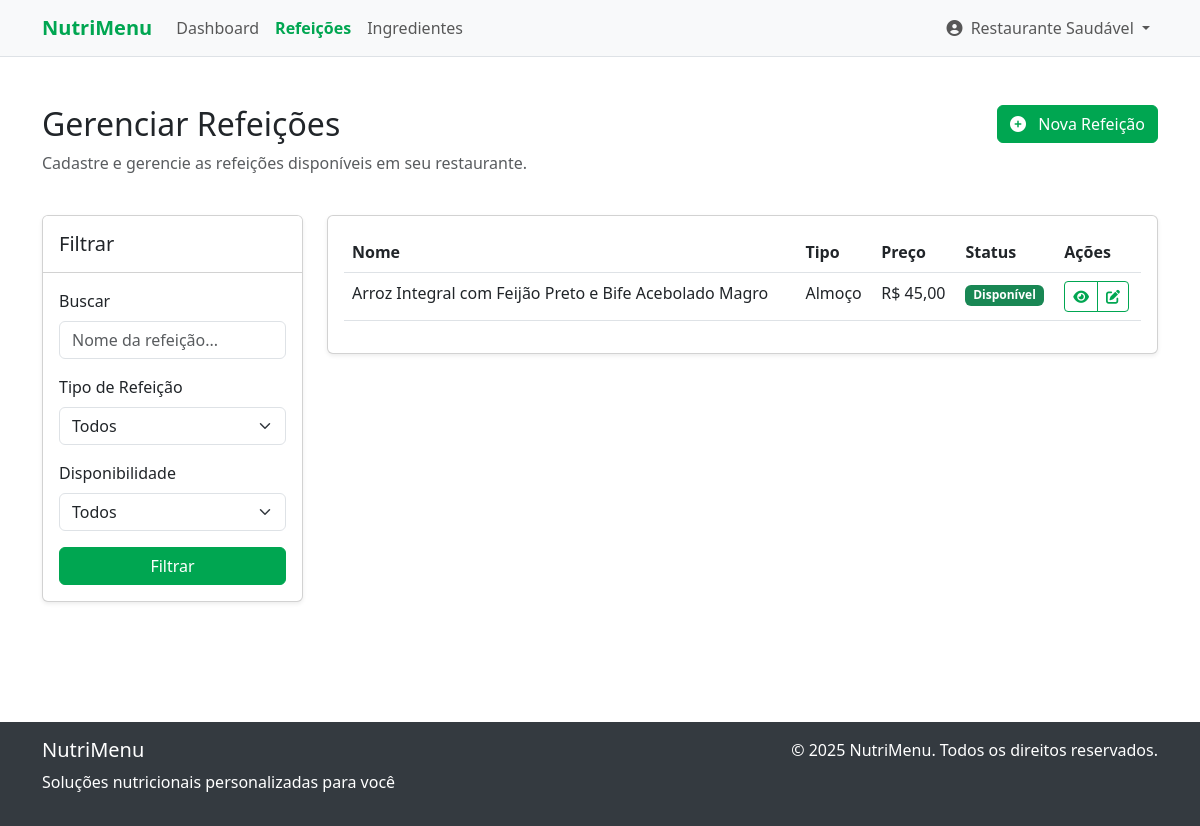
/restaurant/meals (signed in), run on the app's committed database.
### tables this page shows
CREATE TABLE restaurant_profiles (
    id INTEGER PRIMARY KEY AUTOINCREMENT,
    user_id INTEGER NOT NULL,
    cnpj TEXT NOT NULL, -- Brazilian company ID
    address TEXT NOT NULL,
    phone TEXT NOT NULL,
    description TEXT,
    delivery_areas TEXT,
    created_at DATETIME DEFAULT CURRENT_TIMESTAMP,
    updated_at DATETIME DEFAULT CURRENT_TIMESTAMP,
    FOREIGN KEY (user_id) REFERENCES users(id) ON DELETE CASCADE
);

CREATE TABLE users (
    id INTEGER PRIMARY KEY AUTOINCREMENT,
    name TEXT NOT NULL,
    email TEXT NOT NULL UNIQUE,
    password TEXT NOT NULL,
    role TEXT NOT NULL DEFAULT 'user', -- 'admin', 'nutritionist', 'restaurant', 'user'
    created_at DATETIME DEFAULT CURRENT_TIMESTAMP,
    updated_at DATETIME DEFAULT CURRENT_TIMESTAMP
);

CREATE TABLE meals (
    id INTEGER PRIMARY KEY AUTOINCREMENT,
    restaurant_id INTEGER NOT NULL,
    name TEXT NOT NULL,
    description TEXT,
    price REAL NOT NULL,
    available BOOLEAN DEFAULT 1,
    meal_type TEXT, -- 'breakfast', 'lunch', 'dinner', 'snack'
    created_at DATETIME DEFAULT CURRENT_TIMESTAMP,
    updated_at DATETIME DEFAULT CURRENT_TIMESTAMP,
    FOREIGN KEY (restaurant_id) REFERENCES restaurant_profiles(id) ON DELETE CASCADE
);

### src/controllers/RestaurantController.php (called while the page is built, shortened)
<?php
require_once __DIR__ . '/../models/RestaurantProfile.php';
require_once __DIR__ . '/../models/Meal.php';
require_once __DIR__ . '/../utils/Auth.php';
class RestaurantController
{
    private $restaurantModel;
    private $mealModel;
    private $auth;
    public function __construct()
    {
        $this->restaurantModel = new RestaurantProfile();
        $this->mealModel = new Meal();
        $this->auth = Auth::getInstance();
    }
    public function meals()
    {
        $userId = $this->auth->getUserId();
        $restaurant = $this->restaurantModel->getByUserId($userId);
        $filter = [
            'meal_type' => $_GET['meal_type'] ?? '',
            'available' => isset($_GET['available']) ? (bool)$_GET['available'] : null,
            'search' => $_GET['search'] ?? ''
        ];
        $meals = $this->mealModel->getByRestaurantId($restaurant['id'], $filter);
        view('restaurant/meals', [
            'restaurant' => $restaurant,
            'meals' => $meals,
            'filter' => $filter
        ]);
    }
}

### public/index.php (called while the page is built, shortened)
<?php
require_once __DIR__ . '/../src/init.php';
$controllerFiles = glob(__DIR__ . '/../src/controllers/*.php');
foreach ($controllerFiles as $controller) {
    require_once $controller;
}
$route = getCurrentRoute();
list($controller, $method) = explode('::', $routes[$route]);
$controller = new $controller();
$controller->$method();

### src/config/database.php (called while the page is built, shortened)
<?php
class Database {
    private static $instance = null;
    private $conn;
    private function __construct() {
        $dbPath = __DIR__ . '/../../database/nutrition.db';
        try {
            $this->conn = new SQLite3($dbPath);
            $this->conn->enableExceptions(true);
        } catch (Exception $e) {
            die("Database connection error: " . $e->getMessage());
        }
    }
    public static function getInstance() {
        if (self::$instance === null) {
            self::$instance = new self();
        }
        return self::$instance;
    }
    public function query($sql, $params = []) {
        try {
            $stmt = $this->conn->prepare($sql);
            if (!empty($params)) {
                foreach ($params as $param => $value) {
                    if (is_int($value)) {
                        $stmt->bindValue($param, $value, SQLITE3_INTEGER);
                    } else if (is_float($value)) {
                        $stmt->bindValue($param, $value, SQLITE3_FLOAT);
                    } else if (is_null($value)) {
                        $stmt->bindValue($param, null, SQLITE3_NULL);
                    } else {
                        $stmt->bindValue($param, $value, SQLITE3_TEXT);
                    }
                }
            }
            $result = $stmt->execute();
            return $result;
        } catch (Exception $e) {
            die("Query execution error: " . $e->getMessage());
        }
    }
    public function fetchAll($sql, $params = []) {
        $result = $this->query($sql, $params);
        $rows = [];
        while ($row = $result->fetchArray(SQLITE3_ASSOC)) {
            $rows[] = $row;
        }
        return $rows;
    }
    public function fetchOne($sql, $params = []) {
        $result = $this->query($sql, $params);
        return $result->fetchArray(SQLITE3_ASSOC);
    }
}

### src/utils/Auth.php (called while the page is built, shortened)
<?php
class Auth {
    private static $instance = null;
    public static function getInstance() {
        if (self::$instance === null) {
            self::$instance = new self();
        }
        return self::$instance;
    }
    public function isLoggedIn() {
        return isset($_SESSION['logged_in']) && $_SESSION['logged_in'] === true;
    }
    public function getUserId() {
        return isset($_SESSION['user_id']) ? $_SESSION['user_id'] : null;
    }
    public function getUser() {
        return [
            'id' => $_SESSION['user_id'],
            'name' => $_SESSION['user_name'],
            'email' => $_SESSION['user_email'],
            'role' => $_SESSION['user_role']
        ];
    }
}

### src/models/RestaurantProfile.php (called while the page is built, shortened)
<?php
require_once __DIR__ . '/../config/database.php';
class RestaurantProfile {
    private $db;
    public function __construct() {
        $this->db = Database::getInstance();
    }
    public function getByUserId($userId) {
        $sql = "SELECT rp.*, u.name, u.email
                FROM restaurant_profiles rp
                JOIN users u ON rp.user_id = u.id
                WHERE rp.user_id = :user_id";
        return $this->db->fetchOne($sql, [':user_id' => $userId]);
    }
}

### src/models/Meal.php (called while the page is built, shortened)
<?php
require_once __DIR__ . '/../config/database.php';
class Meal
{
    private $db;
    public function __construct()
    {
        $this->db = Database::getInstance();
    }
    public function getByRestaurantId($restaurantId, $filter = null)
    {
        $sql = "SELECT * FROM meals WHERE restaurant_id = :restaurant_id";
        $params = [':restaurant_id' => $restaurantId];
        $sql .= " ORDER BY name ASC";
        return $this->db->fetchAll($sql, $params);
    }
}

### src/utils/Formatter.php (called while the page is built, shortened)
<?php
class Formatter {
    public static function formatCurrency($value) {
        return 'R$ ' . number_format($value, 2, ',', '.');
    }
    public static function getMealTypeName($mealType) {
        $types = [
            'breakfast' => 'Café da manhã',
            'lunch' => 'Almoço',
            'dinner' => 'Jantar',
            'snack' => 'Lanche'
        ];
        return isset($types[$mealType]) ? $types[$mealType] : $mealType;
    }
}

### src/views/restaurant/meals.php (the view, shortened to what this page needs)
<div class="container my-5">
    <div class="row mb-4">
        <div class="col-md-8">
            <h2>Gerenciar Refeições</h2>
            <p class="text-muted">Cadastre e gerencie as refeições disponíveis em seu restaurante.</p>
        </div>
        <div class="col-md-4 text-md-end">
            <a href="/restaurant/meals/create" class="btn btn-primary">
                <i class="fas fa-plus-circle me-2"></i> Nova Refeição
            </a>
        </div>
    </div>
    <div class="row">
        <div class="col-md-3 mb-4">
            <div class="card shadow-sm">
                <div class="card-header bg-white py-3">
                    <h5 class="card-title mb-0">Filtrar</h5>
                </div>
                <div class="card-body">
                    <form method="GET" action="/restaurant/meals">
                        <div class="mb-3">
                            <label for="search" class="form-label">Buscar</label>
                            <input type="text" class="form-control" id="search" name="search" value="<?= $filter['search'] ?? '' ?>" placeholder="Nome da refeição...">
                        </div>
                        <div class="mb-3">
                            <label for="meal_type" class="form-label">Tipo de Refeição</label>
                            <select class="form-select" id="meal_type" name="meal_type">
                                <option value="">Todos</option>
                            </select>
                        </div>
                        <div class="mb-3">
                            <label for="available" class="form-label">Disponibilidade</label>
                            <select class="form-select" id="available" name="available">
                                <option value="">Todos</option>
                            </select>
                        </div>
                        <div class="d-grid">
                            <button type="submit" class="btn btn-primary">Filtrar</button>
                        </div>
                    </form>
                </div>
            </div>
        </div>
        <div class="col-md-9">
            <div class="card shadow-sm">
                <div class="card-body">
                    <?php if (empty($meals)): ?>
                        <div class="text-center py-5">
                            <i class="fas fa-utensils fa-3x text-muted mb-3"></i>
                            <h5>Nenhuma refeição encontrada</h5>
                            <p class="text-muted">Comece adicionando uma nova refeição ao seu cardápio.</p>
                            <a href="/restaurant/meals/create" class="btn btn-primary mt-2">
                                <i class="fas fa-plus-circle me-2"></i> Nova Refeição
                            </a>
                        </div>
                    <?php else: ?>
                        <div class="table-responsive">
                            <table class="table table-hover">
                                <thead>
                                    <tr>
                                        <th>Nome</th>
                                        <th>Tipo</th>
                                        <th>Preço</th>
                                        <th>Status</th>
                                        <th>Ações</th>
                                    </tr>
                                </thead>
                                <tbody>
                                    <?php foreach ($meals as $meal): ?>
                                        <tr>
                                            <td><?= $meal['name'] ?></td>
                                            <td><?= Formatter::getMealTypeName($meal['meal_type']) ?></td>
                                            <td><?= Formatter::formatCurrency($meal['price']) ?></td>
                                            <td>
                                                <span class="badge <?= $meal['available'] ? 'bg-success' : 'bg-danger' ?>">
                                                    <?= $meal['available'] ? 'Disponível' : 'Indisponível' ?>
                                                </span>
                                            </td>
                                            <td>
                                                <div class="btn-group btn-group-sm">
                                                    <a href="/restaurant/meals/view?id=<?= $meal['id'] ?>" class="btn btn-outline-primary" title="Ver Detalhes">
                                                        <i class="fas fa-eye"></i>
                                                    </a>
                                                    <a href="/restaurant/meals/edit?id=<?= $meal['id'] ?>" class="btn btn-outline-primary" title="Editar">
                                                        <i class="fas fa-edit"></i>
                                                    </a>
                                                </div>
                                            </td>
                                        </tr>
                                    <?php endforeach; ?>
                                </tbody>
                            </table>
                        </div>
                    <?php endif; ?>
                </div>
            </div>
        </div>
    </div>
</div>

### src/views/layouts/main.php (shortened to what this page needs)
<!DOCTYPE html>
<html lang="pt-BR">
<head>
    <link href="https://cdn.jsdelivr.net/npm/bootstrap@5.3.0/dist/css/bootstrap.min.css" rel="stylesheet">
    <link rel="stylesheet" href="https://cdnjs.cloudflare.com/ajax/libs/font-awesome/6.4.0/css/all.min.css">
    <link rel="stylesheet" href="/css/styles.css">
</head>
<body>
    <nav class="navbar navbar-expand-lg navbar-light bg-light border-bottom">
        <div class="container">
            <a class="navbar-brand" href="/"><?= APP_NAME ?></a>
            <div class="collapse navbar-collapse" id="navbarNav">
                <?php if (isset($currentUser)): ?>
                    <?php if ($currentUser['role'] === 'user'): ?>
                        <ul class="navbar-nav">
                            <li class="nav-item">
                                <a class="nav-link <?= getCurrentRoute() === '/dashboard' ? 'active' : '' ?>" href="/dashboard">
                                    Dashboard
                                </a>
                            </li>
                            <li class="nav-item">
                                <a class="nav-link <?= getCurrentRoute() === '/diets' ? 'active' : '' ?>" href="/diets">
                                    Minhas Dietas
                                </a>
                            </li>
                            <li class="nav-item">
                                <a class="nav-link <?= getCurrentRoute() === '/nutritionists' ? 'active' : '' ?>" href="/nutritionists">
                                    Nutricionistas
                                </a>
                            </li>
                            <li class="nav-item">
                                <a class="nav-link <?= getCurrentRoute() === '/chats' ? 'active' : '' ?>" href="/chats">
                                    Conversas
                                </a>
                            </li>
                        </ul>
                    <?php elseif ($currentUser['role'] === 'restaurant'): ?>
                        <ul class="navbar-nav">
                            <li class="nav-item">
                                <a class="nav-link <?= getCurrentRoute() === '/restaurant/dashboard' ? 'active' : '' ?>" href="/restaurant/dashboard">
                                    Dashboard
                                </a>
                            </li>
                            <li class="nav-item">
                                <a class="nav-link <?= getCurrentRoute() === '/restaurant/meals' ? 'active' : '' ?>" href="/restaurant/meals">
                                    Refeições
                                </a>
                            </li>
                            <li class="nav-item">
                                <a class="nav-link <?= getCurrentRoute() === '/restaurant/ingredients' ? 'active' : '' ?>" href="/restaurant/ingredients">
                                    Ingredientes
                                </a>
                            </li>
                        </ul>
                    <?php endif; ?>
                    <ul class="navbar-nav ms-auto">
                        <li class="nav-item dropdown">
                            <a class="nav-link dropdown-toggle" href="#" id="userDropdown" role="button" data-bs-toggle="dropdown">
                                <i class="fas fa-user-circle me-1"></i> <?= $currentUser['name'] ?>
                            </a>
                        </li>
                    </ul>
                <?php endif; ?>
            </div>
        </div>
    </nav>
    <div class="main-content">
        <?= $content ?>
    </div>
    <footer class="footer mt-5">
        <div class="container">
            <div class="row">
                <div class="col-md-6">
                    <h5><?= APP_NAME ?></h5>
                    <p>Soluções nutricionais personalizadas para você</p>
                </div>
                <div class="col-md-6 text-md-end">
                    <p>&copy; <?= date('Y') ?> <?= APP_NAME ?>. Todos os direitos reservados.</p>
                </div>
            </div>
        </div>
    </footer>
</body>
</html>

### data on the page
restaurant_profiles: user.name "Restaurante Saudável"
meals: name "Arroz Integral com Feijão Preto e Bife Acebolado Magro", meal_type "Almoço", price "R$ 45,00", available "Disponível"

### other printed values
APP_NAME "NutriMenu"
